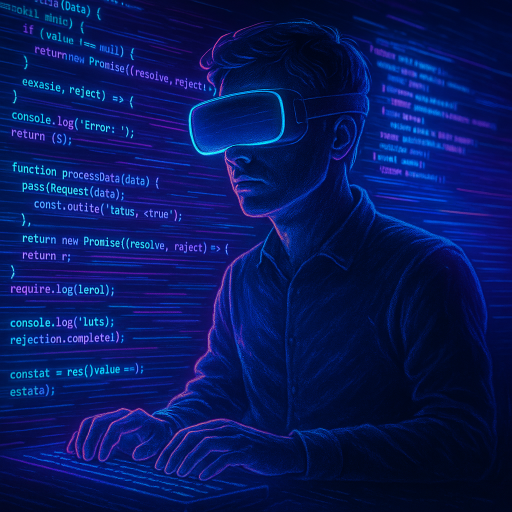
#> input picture ZnCY5zV9B80/post1.png, 1024 x 1024 px (shown at 1/2 size)
$ python resize_image.py ../../../../ZnCY5zV9B80/post1.png out.png --width 100 --height 100
#> lines starting #> are read from the running program, lines starting #| are printed output that depends on the picture
import argparse
from PIL import Image

def resize_image(input_path, output_path, width, height):
    """
    Resizes an image to the specified dimensions.

    Args:
        input_path (str): Path to the input image file.
        output_path (str): Path to save the resized image file.
        width (int): Desired width of the output image.
        height (int): Desired height of the output image.
    """
#> called with input_path = '../../../../ZnCY5zV9B80/post1.png', output_path = 'out.png', width = 100, height = 100
    try:
        img = Image.open(input_path)
#> img is the input picture: PIL image 1024x1024 RGB; mean R, G, B 7.1, 23.1, 92.7
        resized_img = img.resize((width, height), Image.LANCZOS)
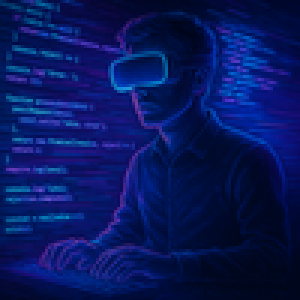
#> resized_img: PIL image 100x100 RGB (shown 3 times larger); mean R, G, B 7.1, 23.1, 92.7
        resized_img.save(output_path)
        print(f"Image resized and saved to {output_path}")
    except FileNotFoundError:
        print(f"Error: Input file not found at {input_path}")
    except Exception as e:
        print(f"An error occurred during image resizing: {e}")

if __name__ == "__main__":
    parser = argparse.ArgumentParser(description="Resize an image to specified dimensions.")
    parser.add_argument("input_path", type=str, help="Path to the input image file.")
    parser.add_argument("output_path", type=str, help="Path to save the resized image file.")
    parser.add_argument("--width", type=int, required=True, help="Desired width of the output image.")
    parser.add_argument("--height", type=int, required=True, help="Desired height of the output image.")

    args = parser.parse_args()

    resize_image(args.input_path, args.output_path, args.width, args.height)

$ run again, on ZnCY5zV9B80/post3.png
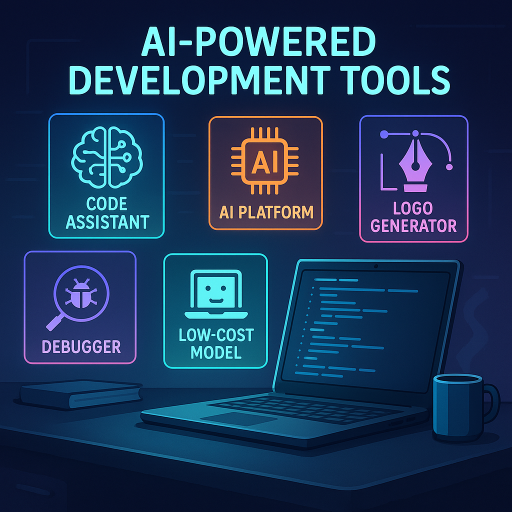
#> input picture ZnCY5zV9B80/post3.png, 1024 x 1024 px (shown at 1/2 size)
#> in resize_image, img is the input picture: PIL image 1024x1024 RGB; mean R, G, B 26.5, 53.8, 87.1
#> in resize_image, `resized_img = img.resize((width, height), Image.LANCZOS)`:
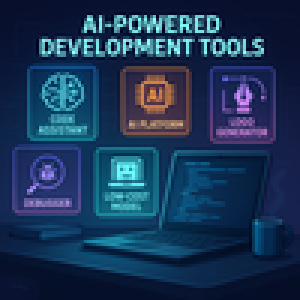
#> resized_img: PIL image 100x100 RGB (shown 3 times larger); mean R, G, B 26.5, 53.7, 87

$ run again, on ZnCY5zV9B80/post4.png
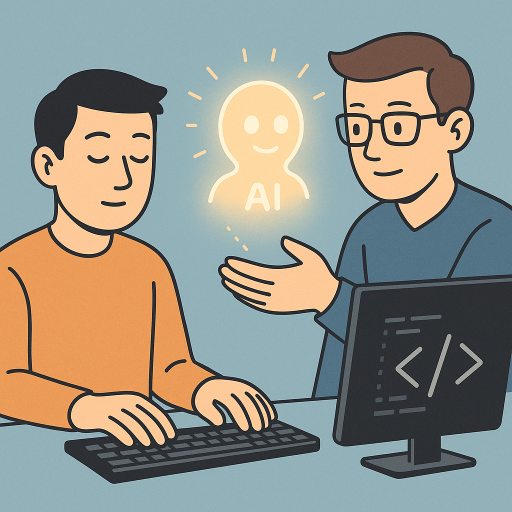
#> input picture ZnCY5zV9B80/post4.png, 1024 x 1024 px (shown at 1/2 size)
#> in resize_image, img is the input picture: PIL image 1024x1024 RGB; mean R, G, B 148.5, 147.4, 136.6
#> in resize_image, `resized_img = img.resize((width, height), Image.LANCZOS)`:
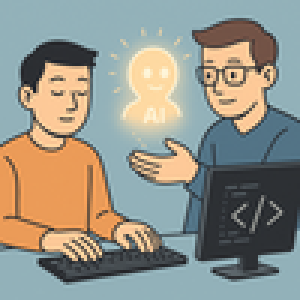
#> resized_img: PIL image 100x100 RGB (shown 3 times larger); mean R, G, B 148, 147.4, 136.6

$ run again, on ZnCY5zV9B80/post5.png
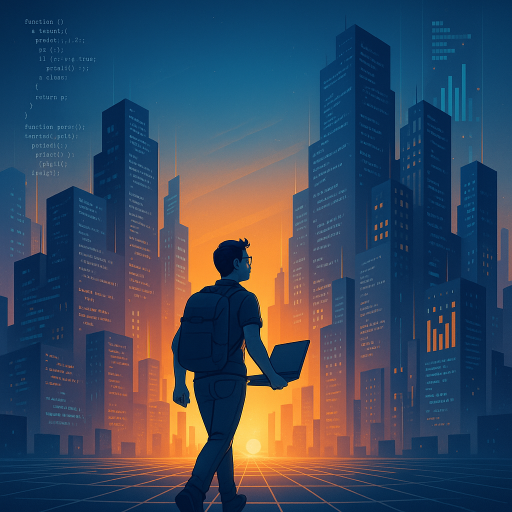
#> input picture ZnCY5zV9B80/post5.png, 1024 x 1024 px (shown at 1/2 size)
#> in resize_image, img is the input picture: PIL image 1024x1024 RGB; mean R, G, B 58.7, 73.8, 93.9
#> in resize_image, `resized_img = img.resize((width, height), Image.LANCZOS)`:
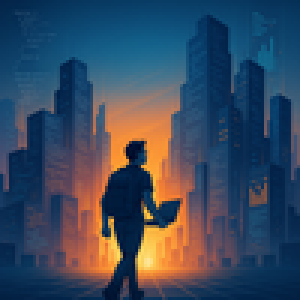
#> resized_img: PIL image 100x100 RGB (shown 3 times larger); mean R, G, B 58.7, 73.8, 93.9
